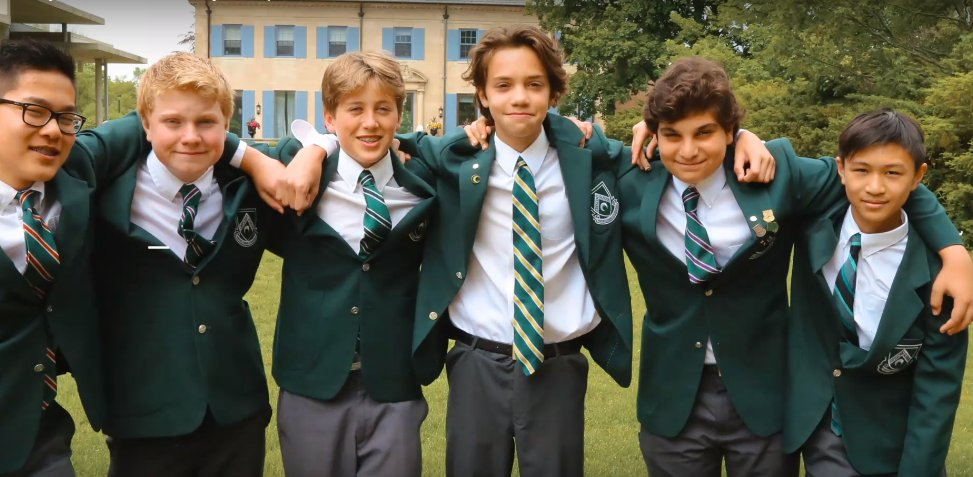
#> input picture img/manyboy.jpg, 973 x 477 px
$ python img11.py
#> lines starting #> are read from the running program, lines starting #| are printed output that depends on the picture; after the words box and inside, x2 and y2 are one past the last pixel; in counts of white or black regions, pixels touching at a corner belong together
#scan face in image and draw rectangle around face by xml file

import cv2

img = cv2.imread("img/manyboy.jpg")
#> img is the input picture: shape (477, 973, 3); mean B, G, R 74.9, 89.2, 90.2

# provide the correct path to the XML file
face_cascade = cv2.CascadeClassifier('Detect/haarcascade_frontalface_default.xml')

gray_img = cv2.cvtColor(img, cv2.COLOR_BGR2GRAY)
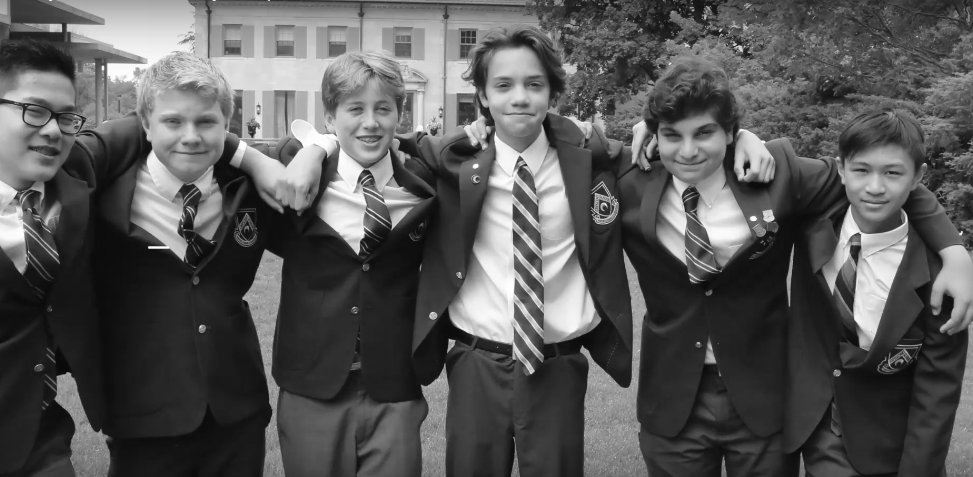
#> gray_img: shape (477, 973); min 1, max 255, mean 87.9

scaleFactor = 2
minNeighber = 3
face_detect=face_cascade.detectMultiScale(gray_img, scaleFactor, minNeighber)
#> face_detect = [[470, 46, 96, 96], [323, 69, 96, 96], [2, 78, 96, 96], [142, 83, 96, 96], [640, 97, 96, 96], [828, 134, 96, 96]]

for x, y, w, h in face_detect:
    img = cv2.rectangle(img, (x, y), (x+w, y+h), (0, 255, 0), thickness=5)
#> this loop made 6 passes
#> (x, y) on passes 1 to 6: (470, 46), (323, 69), (2, 78), (142, 83), (640, 97), (828, 134)
#> pass 1, `img = cv2.rectangle(img, (x, y), (x+w, y+h), (0, 255, 0), thickness=5)`:
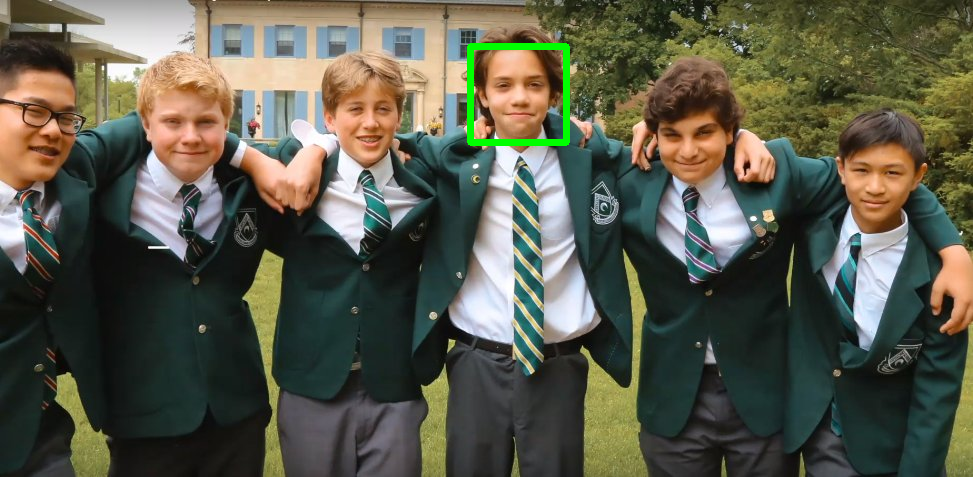
#> img: shape (477, 973, 3); 0.57% of pixels changed, all inside (x1, y1, x2, y2) = (467, 43, 570, 146)
#> pass 2, `img = cv2.rectangle(img, (x, y), (x+w, y+h), (0, 255, 0), thickness=5)`:
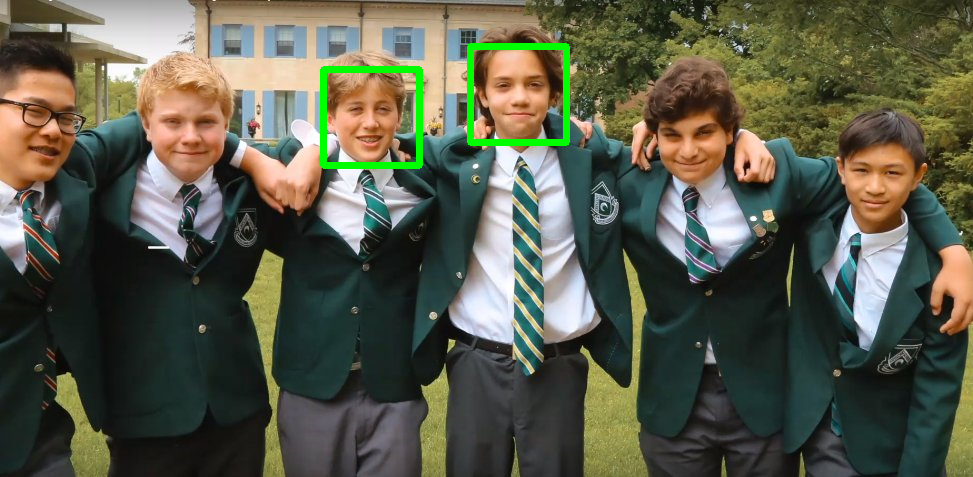
#> img: shape (477, 973, 3); 0.57% of pixels changed, all inside (x1, y1, x2, y2) = (320, 66, 423, 169)
#> pass 3, `img = cv2.rectangle(img, (x, y), (x+w, y+h), (0, 255, 0), thickness=5)`:
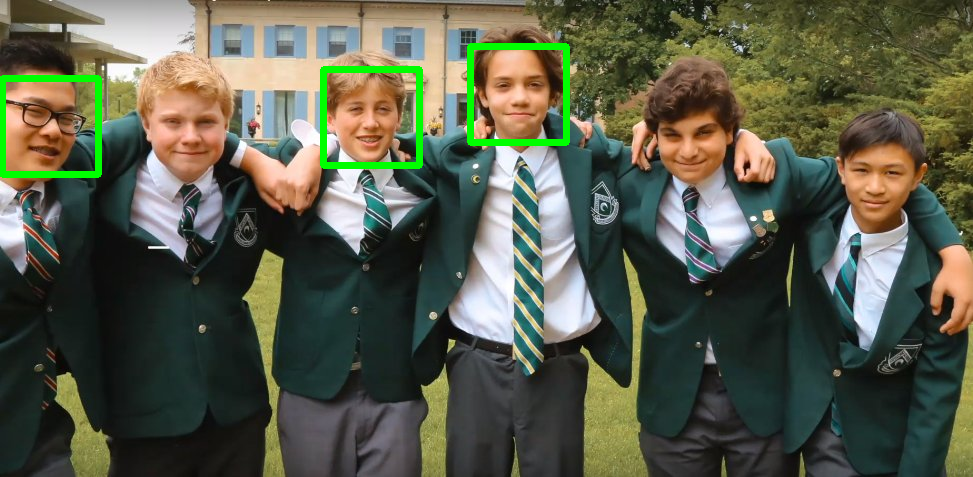
#> img: shape (477, 973, 3); 0.55% of pixels changed, all inside (x1, y1, x2, y2) = (0, 75, 102, 178)
#> after the loop:
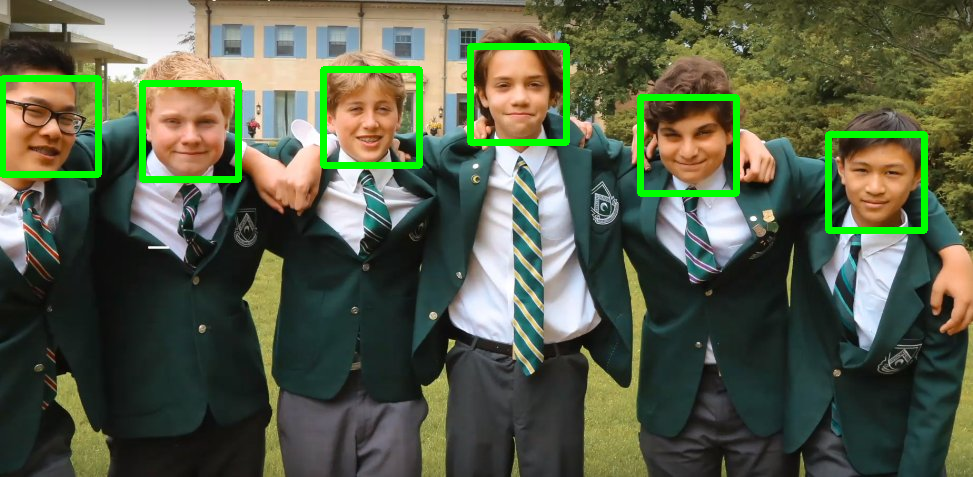
#> img: shape (477, 973, 3); 1.72% of pixels changed, all inside (x1, y1, x2, y2) = (139, 80, 928, 234)


cv2.imshow("Gray", img)
cv2.waitKey(0)
cv2.destroyAllWindows()
